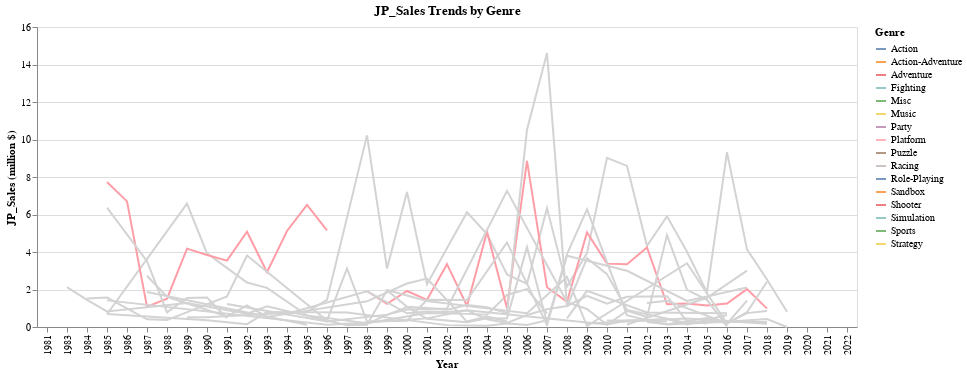

Here is the notebook cell this chart was saved with:
### Code cell
orderr = Nintendo_df.groupby(['Genre'])['JP_Sales'].sum().sort_values(ascending=False).to_frame().index.tolist()

line = alt.Chart(Nintendo_df, title="JP_Sales Trends by Genre").transform_aggregate(
    JP_Sales='sum(JP_Sales)',
    groupby=['Year','Genre']
).mark_line().encode(
    x = alt.X('Year:N'),
    y = alt.Y('JP_Sales:Q', title='JP_Sales (million $)'),
    color = alt.Color('Genre:N', title='Genre', sort=orderr)
)

JP_line = line.encode(
    tooltip=['Year:N','Genre:N','JP_Sales:Q']
)




selectGenre=alt.selection_single(
    fields=['Genre'],
    init={"Genre":orderr[0]},
    bind=alt.binding_select(options=orderr,name="Select Genres:  ")
)

colorCondition = alt.condition(selectGenre,alt.Color("Genre:N"),alt.value('lightgray'))

JP_final = JP_line.add_selection(
    selectGenre
).encode(
    color=colorCondition
)

JP_final

### Figure 1 — Vega-Lite specification as saved in the notebook (floating-point values rounded to 4 significant figures; data arrays with more than 128 entries replaced by an {"elided": "..."} marker saying what was removed)
{"config": {"view": {"continuousWidth": 400, "continuousHeight": 300}}, "data": {"name": "data-29f84a0e3420e28588728a102ca42ad6"}, "mark": "line", "encoding": {"color": {"condition": {"field": "Genre", "type": "nominal", "selection": "selector002"}, "value": "lightgray"}, "tooltip": [{"field": "Year", "type": "nominal"}, {"field": "Genre", "type": "nominal"}, {"field": "JP_Sales", "type": "quantitative"}], "x": {"field": "Year", "type": "nominal"}, "y": {"field": "JP_Sales", "title": "JP_Sales (million $)", "type": "quantitative"}}, "selection": {"selector002": {"type": "single", "fields": ["Genre"], "init": {"Genre": "Platform"}, "bind": {"input": "select", "options": ["Platform", "Role-Playing", "Misc", "Sports", "Racing", "Puzzle", "Simulation", "Adventure", "Fighting", "Strategy", "Shooter", "Action", "Party", "Music", "Action-Adventure", "Sandbox"], "name": "Select Genres:  "}}}, "title": "JP_Sales Trends by Genre", "transform": [{"aggregate": [{"op": "sum", "field": "JP_Sales", "as": "JP_Sales"}], "groupby": ["Year", "Genre"]}], "$schema": "https://vega.github.io/schema/vega-lite/v4.17.0.json", "datasets": {"data-29f84a0e3420e28588728a102ca42ad6": {"elided": "532 records"}}}
